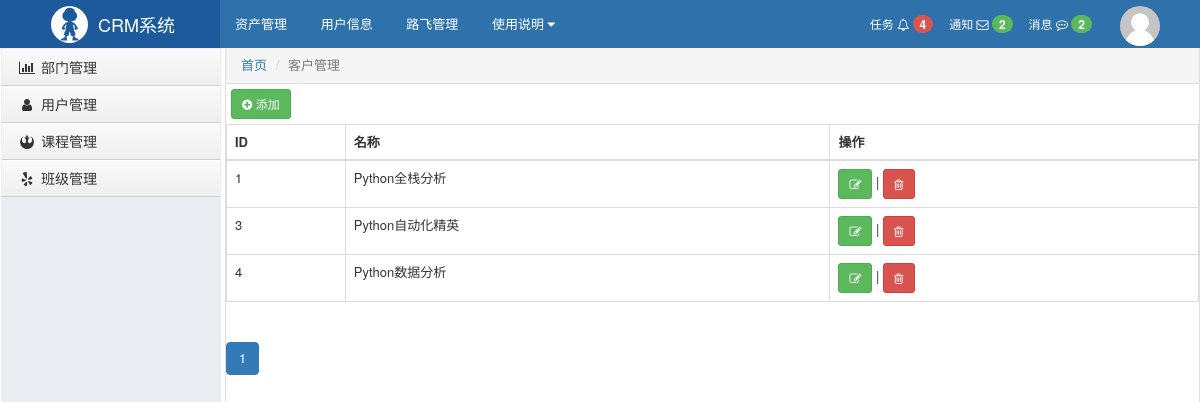
The page /crm/course/list/ on the database its author committed.
### crm/models.py (models this page shows, shortened)
class Course(models.Model):
    title = models.CharField(verbose_name='课程名称', max_length=32)

### crm/views/course.py (the view)
def course_list(request):
    page = request.GET.get('page', 1)
    total_count = models.Course.objects.all().count()
    pager = Pagination(page, total_count, '/crm/course/list/')
    course_queryset = models.Course.objects.all()[pager.start:pager.end]
    return render(request, 'course_list.html', {"course_queryset": course_queryset, 'pager': pager})

### crm/utils/pager.py (called while the page is built, shortened)
    @property
    def start(self):
        return (self.page - 1) * self.per_page_count

    @property
    def end(self):
        return self.page * self.per_page_count

    def page_html(self):
        if self.total_page_num <= self.max_page_num:
            page_start = 1
            page_end = self.total_page_num + 1
        pager_list = []
        if self.page > 1:
            prev = '<li><a href="%s?page=%s">上一页</a></li>' % (self.url, self.page - 1,)
            pager_list.append(prev)
        for i in range(page_start, page_end):  # 应该显示一定范围的页码
            if i == self.page:
                temp = '<li class="active"><a href="%s?page=%s">%s</a></li>' % (self.url, i, i,)
            else:
                temp = '<li><a href="%s?page=%s">%s</a></li>' % (self.url, i, i,)
            pager_list.append(temp)
        if self.page < self.total_page_num:
            nex = '<li><a href="%s?page=%s">下一页</a></li>' % (self.url, self.page + 1,)
            pager_list.append(nex)
        return "".join(pager_list)

### crm/templates/course_list.html
{% extends 'layout.html' %}
{% block content %}
    <div style="margin: 5px;">
        <a class="btn btn-success btn-sm" href="/crm/course/add/" class="btn btn-primary"><i class="fa fa-plus-circle" aria-hidden="true"></i> 添加</a>
    </div>
    <table class="table table-bordered">
        <thead>
        <tr>
            <th>ID</th>
            <th>名称</th>
            <th>操作</th>
        </tr>
        </thead>
        <tbody>
        {% for row in course_queryset %}
            <tr>
                <td>{{ row.id }}</td>
                <td>{{ row.title }}</td>
                <td>
                    <a class="btn btn-success btn-sm" href="/crm/course/edit/{{ row.id }}/"><i class="fa fa-pencil-square-o" aria-hidden="true"></i></a>
                    |
                    <a class="btn btn-danger btn-sm" href="/crm/course/del/{{ row.id }}/"><i class="fa fa-trash-o" aria-hidden="true"></i></a>
                </td>
            </tr>
        {% endfor %}
        </tbody>
    </table>
    <nav aria-label="Page navigation">
        <ul class="pagination">
            {{ pager.page_html|safe }}
        </ul>
    </nav>
{% endblock %}

### crm/static/css/commons.css (style rules this page uses)
body { margin: 0; }

### crm/templates/layout.html (style rules this page uses)
body { margin: 0; }

### rows shown on the page
Course: id "1", title "Python全栈分析"
Course: id "3", title "Python自动化精英"
Course: id "4", title "Python数据分析"

### other values the page prints
{{ pager.page_html|safe }} "1"
